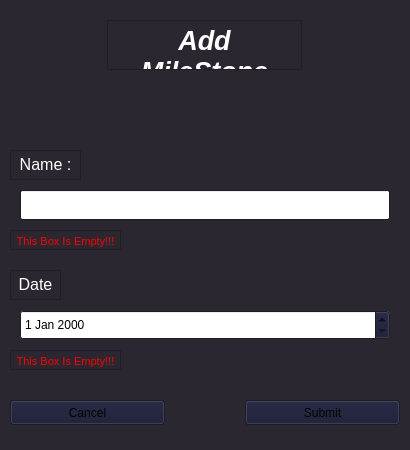
<?xml version="1.0" encoding="UTF-8"?>
<ui version="4.0">
 <class>MainWindow</class>
 <widget class="QMainWindow" name="MainWindow">
  <property name="enabled">
   <bool>true</bool>
  </property>
  <property name="geometry">
   <rect>
    <x>0</x>
    <y>0</y>
    <width>410</width>
    <height>450</height>
   </rect>
  </property>
  <property name="minimumSize">
   <size>
    <width>410</width>
    <height>450</height>
   </size>
  </property>
  <property name="maximumSize">
   <size>
    <width>410</width>
    <height>450</height>
   </size>
  </property>
  <property name="palette">
   <palette>
    <active>
     <colorrole role="Button">
      <brush brushstyle="SolidPattern">
       <color alpha="255">
        <red>21</red>
        <green>23</green>
        <blue>48</blue>
       </color>
      </brush>
     </colorrole>
     <colorrole role="Base">
      <brush brushstyle="SolidPattern">
       <color alpha="255">
        <red>255</red>
        <green>255</green>
        <blue>255</blue>
       </color>
      </brush>
     </colorrole>
     <colorrole role="Window">
      <brush brushstyle="SolidPattern">
       <color alpha="255">
        <red>43</red>
        <green>39</green>
        <blue>48</blue>
       </color>
      </brush>
     </colorrole>
    </active>
    <inactive>
     <colorrole role="Button">
      <brush brushstyle="SolidPattern">
       <color alpha="255">
        <red>21</red>
        <green>23</green>
        <blue>48</blue>
       </color>
      </brush>
     </colorrole>
     <colorrole role="Base">
      <brush brushstyle="SolidPattern">
       <color alpha="255">
        <red>255</red>
        <green>255</green>
        <blue>255</blue>
       </color>
      </brush>
     </colorrole>
     <colorrole role="Window">
      <brush brushstyle="SolidPattern">
       <color alpha="255">
        <red>43</red>
        <green>39</green>
        <blue>48</blue>
       </color>
      </brush>
     </colorrole>
    </inactive>
    <disabled>
     <colorrole role="Button">
      <brush brushstyle="SolidPattern">
       <color alpha="255">
        <red>21</red>
        <green>23</green>
        <blue>48</blue>
       </color>
      </brush>
     </colorrole>
     <colorrole role="Base">
      <brush brushstyle="SolidPattern">
       <color alpha="255">
        <red>43</red>
        <green>39</green>
        <blue>48</blue>
       </color>
      </brush>
     </colorrole>
     <colorrole role="Window">
      <brush brushstyle="SolidPattern">
       <color alpha="255">
        <red>43</red>
        <green>39</green>
        <blue>48</blue>
       </color>
      </brush>
     </colorrole>
    </disabled>
   </palette>
  </property>
  <property name="font">
   <font>
    <family>Segoe UI</family>
    <italic>false</italic>
   </font>
  </property>
  <property name="windowTitle">
   <string>MileStone Window</string>
  </property>
  <widget class="QWidget" name="centralwidget">
   <widget class="QTextBrowser" name="MainText">
    <property name="geometry">
     <rect>
      <x>107</x>
      <y>20</y>
      <width>195</width>
      <height>50</height>
     </rect>
    </property>
    <property name="palette">
     <palette>
      <active>
       <colorrole role="Base">
        <brush brushstyle="SolidPattern">
         <color alpha="255">
          <red>43</red>
          <green>39</green>
          <blue>48</blue>
         </color>
        </brush>
       </colorrole>
      </active>
      <inactive>
       <colorrole role="Base">
        <brush brushstyle="SolidPattern">
         <color alpha="255">
          <red>43</red>
          <green>39</green>
          <blue>48</blue>
         </color>
        </brush>
       </colorrole>
      </inactive>
      <disabled>
       <colorrole role="Base">
        <brush brushstyle="SolidPattern">
         <color alpha="255">
          <red>0</red>
          <green>0</green>
          <blue>94</blue>
         </color>
        </brush>
       </colorrole>
      </disabled>
     </palette>
    </property>
    <property name="font">
     <font>
      <family>Segoe UI</family>
      <pointsize>20</pointsize>
      <weight>75</weight>
      <italic>true</italic>
      <bold>true</bold>
     </font>
    </property>
    <property name="verticalScrollBarPolicy">
     <enum>Qt::ScrollBarAlwaysOff</enum>
    </property>
    <property name="horizontalScrollBarPolicy">
     <enum>Qt::ScrollBarAlwaysOff</enum>
    </property>
    <property name="html">
     <string>&lt;!DOCTYPE HTML PUBLIC &quot;-//W3C//DTD HTML 4.0//EN&quot; &quot;http://www.w3.org/TR/REC-html40/strict.dtd&quot;&gt;
&lt;html&gt;&lt;head&gt;&lt;meta name=&quot;qrichtext&quot; content=&quot;1&quot; /&gt;&lt;style type=&quot;text/css&quot;&gt;
p, li { white-space: pre-wrap; }
&lt;/style&gt;&lt;/head&gt;&lt;body style=&quot; font-family:'Segoe UI'; font-size:20pt; font-weight:600; font-style:italic;&quot;&gt;
&lt;p align=&quot;center&quot; style=&quot; margin-top:0px; margin-bottom:0px; margin-left:0px; margin-right:0px; -qt-block-indent:0; text-indent:0px;&quot;&gt;&lt;span style=&quot; color:#ffffff;&quot;&gt;Add MileStone&lt;/span&gt;&lt;/p&gt;&lt;/body&gt;&lt;/html&gt;</string>
    </property>
   </widget>
   <widget class="QLineEdit" name="NameEdit">
    <property name="geometry">
     <rect>
      <x>20</x>
      <y>190</y>
      <width>370</width>
      <height>30</height>
     </rect>
    </property>
    <property name="styleSheet">
     <string notr="true"/>
    </property>
    <property name="alignment">
     <set>Qt::AlignLeading|Qt::AlignLeft|Qt::AlignVCenter</set>
    </property>
   </widget>
   <widget class="QTextBrowser" name="NameText">
    <property name="geometry">
     <rect>
      <x>10</x>
      <y>150</y>
      <width>71</width>
      <height>30</height>
     </rect>
    </property>
    <property name="palette">
     <palette>
      <active>
       <colorrole role="Base">
        <brush brushstyle="SolidPattern">
         <color alpha="255">
          <red>43</red>
          <green>39</green>
          <blue>48</blue>
         </color>
        </brush>
       </colorrole>
      </active>
      <inactive>
       <colorrole role="Base">
        <brush brushstyle="SolidPattern">
         <color alpha="255">
          <red>43</red>
          <green>39</green>
          <blue>48</blue>
         </color>
        </brush>
       </colorrole>
      </inactive>
      <disabled>
       <colorrole role="Base">
        <brush brushstyle="SolidPattern">
         <color alpha="255">
          <red>0</red>
          <green>0</green>
          <blue>94</blue>
         </color>
        </brush>
       </colorrole>
      </disabled>
     </palette>
    </property>
    <property name="font">
     <font>
      <family>Segoe UI</family>
      <pointsize>20</pointsize>
      <weight>75</weight>
      <italic>true</italic>
      <bold>true</bold>
     </font>
    </property>
    <property name="verticalScrollBarPolicy">
     <enum>Qt::ScrollBarAlwaysOff</enum>
    </property>
    <property name="horizontalScrollBarPolicy">
     <enum>Qt::ScrollBarAlwaysOff</enum>
    </property>
    <property name="html">
     <string>&lt;!DOCTYPE HTML PUBLIC &quot;-//W3C//DTD HTML 4.0//EN&quot; &quot;http://www.w3.org/TR/REC-html40/strict.dtd&quot;&gt;
&lt;html&gt;&lt;head&gt;&lt;meta name=&quot;qrichtext&quot; content=&quot;1&quot; /&gt;&lt;style type=&quot;text/css&quot;&gt;
p, li { white-space: pre-wrap; }
&lt;/style&gt;&lt;/head&gt;&lt;body style=&quot; font-family:'Segoe UI'; font-size:20pt; font-weight:600; font-style:italic;&quot;&gt;
&lt;p align=&quot;center&quot; style=&quot; margin-top:0px; margin-bottom:0px; margin-left:0px; margin-right:0px; -qt-block-indent:0; text-indent:0px;&quot;&gt;&lt;span style=&quot; font-size:12pt; font-weight:400; font-style:normal; color:#ffffff;&quot;&gt;Name :&lt;/span&gt;&lt;/p&gt;&lt;/body&gt;&lt;/html&gt;</string>
    </property>
   </widget>
   <widget class="QTextBrowser" name="StartedTimeText">
    <property name="geometry">
     <rect>
      <x>10</x>
      <y>270</y>
      <width>51</width>
      <height>30</height>
     </rect>
    </property>
    <property name="palette">
     <palette>
      <active>
       <colorrole role="Base">
        <brush brushstyle="SolidPattern">
         <color alpha="255">
          <red>43</red>
          <green>39</green>
          <blue>48</blue>
         </color>
        </brush>
       </colorrole>
      </active>
      <inactive>
       <colorrole role="Base">
        <brush brushstyle="SolidPattern">
         <color alpha="255">
          <red>43</red>
          <green>39</green>
          <blue>48</blue>
         </color>
        </brush>
       </colorrole>
      </inactive>
      <disabled>
       <colorrole role="Base">
        <brush brushstyle="SolidPattern">
         <color alpha="255">
          <red>0</red>
          <green>0</green>
          <blue>94</blue>
         </color>
        </brush>
       </colorrole>
      </disabled>
     </palette>
    </property>
    <property name="font">
     <font>
      <family>Segoe UI</family>
      <pointsize>20</pointsize>
      <weight>75</weight>
      <italic>true</italic>
      <bold>true</bold>
     </font>
    </property>
    <property name="verticalScrollBarPolicy">
     <enum>Qt::ScrollBarAlwaysOff</enum>
    </property>
    <property name="horizontalScrollBarPolicy">
     <enum>Qt::ScrollBarAlwaysOff</enum>
    </property>
    <property name="html">
     <string>&lt;!DOCTYPE HTML PUBLIC &quot;-//W3C//DTD HTML 4.0//EN&quot; &quot;http://www.w3.org/TR/REC-html40/strict.dtd&quot;&gt;
&lt;html&gt;&lt;head&gt;&lt;meta name=&quot;qrichtext&quot; content=&quot;1&quot; /&gt;&lt;style type=&quot;text/css&quot;&gt;
p, li { white-space: pre-wrap; }
&lt;/style&gt;&lt;/head&gt;&lt;body style=&quot; font-family:'Segoe UI'; font-size:20pt; font-weight:600; font-style:italic;&quot;&gt;
&lt;p align=&quot;center&quot; style=&quot; margin-top:0px; margin-bottom:0px; margin-left:0px; margin-right:0px; -qt-block-indent:0; text-indent:0px;&quot;&gt;&lt;span style=&quot; font-size:12pt; font-weight:400; font-style:normal; color:#ffffff;&quot;&gt;Date :&lt;/span&gt;&lt;/p&gt;
&lt;p align=&quot;center&quot; style=&quot;-qt-paragraph-type:empty; margin-top:0px; margin-bottom:0px; margin-left:0px; margin-right:0px; -qt-block-indent:0; text-indent:0px; font-size:12pt; font-weight:400; font-style:normal; color:#ffffff;&quot;&gt;&lt;br /&gt;&lt;/p&gt;&lt;/body&gt;&lt;/html&gt;</string>
    </property>
   </widget>
   <widget class="QPushButton" name="SubmitpushButton">
    <property name="geometry">
     <rect>
      <x>245</x>
      <y>400</y>
      <width>155</width>
      <height>25</height>
     </rect>
    </property>
    <property name="styleSheet">
     <string notr="true"/>
    </property>
    <property name="text">
     <string>Submit</string>
    </property>
   </widget>
   <widget class="QPushButton" name="CanclepushButton">
    <property name="geometry">
     <rect>
      <x>10</x>
      <y>400</y>
      <width>155</width>
      <height>25</height>
     </rect>
    </property>
    <property name="styleSheet">
     <string notr="true"/>
    </property>
    <property name="text">
     <string>Cancel</string>
    </property>
   </widget>
   <widget class="QTextBrowser" name="AlertText_1">
    <property name="geometry">
     <rect>
      <x>10</x>
      <y>230</y>
      <width>111</width>
      <height>20</height>
     </rect>
    </property>
    <property name="palette">
     <palette>
      <active>
       <colorrole role="Base">
        <brush brushstyle="SolidPattern">
         <color alpha="255">
          <red>43</red>
          <green>39</green>
          <blue>48</blue>
         </color>
        </brush>
       </colorrole>
      </active>
      <inactive>
       <colorrole role="Base">
        <brush brushstyle="SolidPattern">
         <color alpha="255">
          <red>43</red>
          <green>39</green>
          <blue>48</blue>
         </color>
        </brush>
       </colorrole>
      </inactive>
      <disabled>
       <colorrole role="Base">
        <brush brushstyle="SolidPattern">
         <color alpha="255">
          <red>0</red>
          <green>0</green>
          <blue>94</blue>
         </color>
        </brush>
       </colorrole>
      </disabled>
     </palette>
    </property>
    <property name="font">
     <font>
      <family>Segoe UI</family>
      <pointsize>20</pointsize>
      <weight>75</weight>
      <italic>true</italic>
      <bold>true</bold>
     </font>
    </property>
    <property name="styleSheet">
     <string notr="true"/>
    </property>
    <property name="verticalScrollBarPolicy">
     <enum>Qt::ScrollBarAlwaysOff</enum>
    </property>
    <property name="horizontalScrollBarPolicy">
     <enum>Qt::ScrollBarAlwaysOff</enum>
    </property>
    <property name="html">
     <string>&lt;!DOCTYPE HTML PUBLIC &quot;-//W3C//DTD HTML 4.0//EN&quot; &quot;http://www.w3.org/TR/REC-html40/strict.dtd&quot;&gt;
&lt;html&gt;&lt;head&gt;&lt;meta name=&quot;qrichtext&quot; content=&quot;1&quot; /&gt;&lt;style type=&quot;text/css&quot;&gt;
p, li { white-space: pre-wrap; }
&lt;/style&gt;&lt;/head&gt;&lt;body style=&quot; font-family:'Segoe UI'; font-size:20pt; font-weight:600; font-style:italic;&quot;&gt;
&lt;p align=&quot;center&quot; style=&quot; margin-top:0px; margin-bottom:0px; margin-left:0px; margin-right:0px; -qt-block-indent:0; text-indent:0px;&quot;&gt;&lt;span style=&quot; font-size:8pt; font-weight:400; font-style:normal; color:#ff0000;&quot;&gt;This Box Is Empty!!!&lt;/span&gt;&lt;/p&gt;&lt;/body&gt;&lt;/html&gt;</string>
    </property>
   </widget>
   <widget class="QDateEdit" name="StartedTimedateEdit">
    <property name="geometry">
     <rect>
      <x>20</x>
      <y>310</y>
      <width>370</width>
      <height>30</height>
     </rect>
    </property>
   </widget>
   <widget class="QTextBrowser" name="AlertText_2">
    <property name="geometry">
     <rect>
      <x>10</x>
      <y>350</y>
      <width>111</width>
      <height>20</height>
     </rect>
    </property>
    <property name="palette">
     <palette>
      <active>
       <colorrole role="Base">
        <brush brushstyle="SolidPattern">
         <color alpha="255">
          <red>43</red>
          <green>39</green>
          <blue>48</blue>
         </color>
        </brush>
       </colorrole>
      </active>
      <inactive>
       <colorrole role="Base">
        <brush brushstyle="SolidPattern">
         <color alpha="255">
          <red>43</red>
          <green>39</green>
          <blue>48</blue>
         </color>
        </brush>
       </colorrole>
      </inactive>
      <disabled>
       <colorrole role="Base">
        <brush brushstyle="SolidPattern">
         <color alpha="255">
          <red>0</red>
          <green>0</green>
          <blue>94</blue>
         </color>
        </brush>
       </colorrole>
      </disabled>
     </palette>
    </property>
    <property name="font">
     <font>
      <family>Segoe UI</family>
      <pointsize>20</pointsize>
      <weight>75</weight>
      <italic>true</italic>
      <bold>true</bold>
     </font>
    </property>
    <property name="styleSheet">
     <string notr="true"/>
    </property>
    <property name="verticalScrollBarPolicy">
     <enum>Qt::ScrollBarAlwaysOff</enum>
    </property>
    <property name="horizontalScrollBarPolicy">
     <enum>Qt::ScrollBarAlwaysOff</enum>
    </property>
    <property name="html">
     <string>&lt;!DOCTYPE HTML PUBLIC &quot;-//W3C//DTD HTML 4.0//EN&quot; &quot;http://www.w3.org/TR/REC-html40/strict.dtd&quot;&gt;
&lt;html&gt;&lt;head&gt;&lt;meta name=&quot;qrichtext&quot; content=&quot;1&quot; /&gt;&lt;style type=&quot;text/css&quot;&gt;
p, li { white-space: pre-wrap; }
&lt;/style&gt;&lt;/head&gt;&lt;body style=&quot; font-family:'Segoe UI'; font-size:20pt; font-weight:600; font-style:italic;&quot;&gt;
&lt;p align=&quot;center&quot; style=&quot; margin-top:0px; margin-bottom:0px; margin-left:0px; margin-right:0px; -qt-block-indent:0; text-indent:0px;&quot;&gt;&lt;span style=&quot; font-size:8pt; font-weight:400; font-style:normal; color:#ff0000;&quot;&gt;This Box Is Empty!!!&lt;/span&gt;&lt;/p&gt;&lt;/body&gt;&lt;/html&gt;</string>
    </property>
   </widget>
  </widget>
 </widget>
 <resources/>
 <connections/>
</ui>
